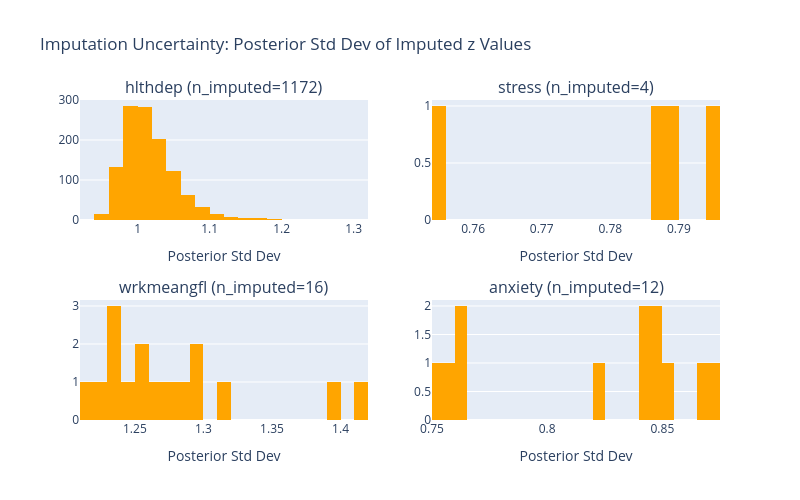

Write notebook code for a chart like this one.
### Code cell
# Imputation uncertainty visualization
# Show posterior uncertainty for imputed values
fig = make_subplots(rows=2, cols=2, subplot_titles=[
    f'{name} (n_imputed={len(miss_idx)})' 
    for name, miss_idx in zip(latent_pred_names, miss_indices)
])

for idx, (name, miss_idx) in enumerate(zip(latent_pred_names, miss_indices)):
    row = idx // 2 + 1
    col = idx % 2 + 1
    
    if len(miss_idx) > 0:
        z_imp_std = z_std[miss_idx, idx]
        fig.add_trace(
            go.Histogram(x=z_imp_std, nbinsx=30, 
                         marker_color='orange', showlegend=False),
            row=row, col=col
        )
        fig.update_xaxes(title_text='Posterior Std Dev', row=row, col=col)

fig.update_layout(
    title='Imputation Uncertainty: Posterior Std Dev of Imputed z Values',
    height=500, width=800
)
fig.show()

### Figure 1 — Plotly figure (JSON) as saved in the notebook; plotly's stock layout.template omitted (floating-point values rounded to 4 significant figures; data arrays with more than 128 entries replaced by an {"elided": "..."} marker saying what was removed)
{"data": [{"marker": {"color": "orange"}, "nbinsx": 30, "showlegend": false, "type": "histogram", "x": {"elided": "1172 float values"}, "xaxis": "x", "yaxis": "y"}, {"marker": {"color": "orange"}, "nbinsx": 30, "showlegend": false, "type": "histogram", "x": [0.7559, 0.7861, 0.7948, 0.7883], "xaxis": "x2", "yaxis": "y2"}, {"marker": {"color": "orange"}, "nbinsx": 30, "showlegend": false, "type": "histogram", "x": [1.3, 1.418, 1.391, 1.231, 1.294, 1.312, 1.261, 1.289, 1.256, 1.254, 1.236, 1.233, 1.221, 1.211, 1.246, 1.279], "xaxis": "x3", "yaxis": "y3"}, {"marker": {"color": "orange"}, "nbinsx": 30, "showlegend": false, "type": "histogram", "x": [0.8416, 0.7591, 0.8738, 0.8452, 0.8499, 0.8236, 0.8517, 0.7516, 0.8411, 0.7626, 0.8658, 0.7621], "xaxis": "x4", "yaxis": "y4"}], "layout": {"annotations": [{"font": {"size": 16}, "showarrow": false, "text": "hlthdep (n_imputed=1172)", "x": 0.225, "xanchor": "center", "xref": "paper", "y": 1, "yanchor": "bottom", "yref": "paper"}, {"font": {"size": 16}, "showarrow": false, "text": "stress (n_imputed=4)", "x": 0.775, "xanchor": "center", "xref": "paper", "y": 1, "yanchor": "bottom", "yref": "paper"}, {"font": {"size": 16}, "showarrow": false, "text": "wrkmeangfl (n_imputed=16)", "x": 0.225, "xanchor": "center", "xref": "paper", "y": 0.375, "yanchor": "bottom", "yref": "paper"}, {"font": {"size": 16}, "showarrow": false, "text": "anxiety (n_imputed=12)", "x": 0.775, "xanchor": "center", "xref": "paper", "y": 0.375, "yanchor": "bottom", "yref": "paper"}], "height": 500, "title": {"text": "Imputation Uncertainty: Posterior Std Dev of Imputed z Values"}, "width": 800, "xaxis": {"anchor": "y", "domain": [0, 0.45], "title": {"text": "Posterior Std Dev"}}, "xaxis2": {"anchor": "y2", "domain": [0.55, 1], "title": {"text": "Posterior Std Dev"}}, "xaxis3": {"anchor": "y3", "domain": [0, 0.45], "title": {"text": "Posterior Std Dev"}}, "xaxis4": {"anchor": "y4", "domain": [0.55, 1], "title": {"text": "Posterior Std Dev"}}, "yaxis": {"anchor": "x", "domain": [0.625, 1]}, "yaxis2": {"anchor": "x2", "domain": [0.625, 1]}, "yaxis3": {"anchor": "x3", "domain": [0, 0.375]}, "yaxis4": {"anchor": "x4", "domain": [0, 0.375]}}}
